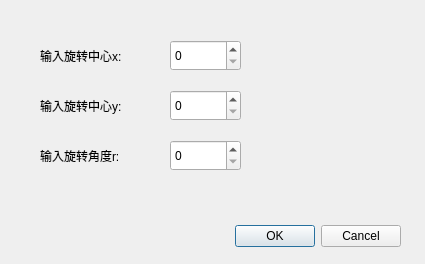
<?xml version="1.0" encoding="UTF-8"?>
<ui version="4.0">
 <class>rotateDialog</class>
 <widget class="QDialog" name="rotateDialog">
  <property name="geometry">
   <rect>
    <x>0</x>
    <y>0</y>
    <width>425</width>
    <height>264</height>
   </rect>
  </property>
  <property name="windowTitle">
   <string>旋转</string>
  </property>
  <widget class="QDialogButtonBox" name="buttonBox">
   <property name="geometry">
    <rect>
     <x>60</x>
     <y>220</y>
     <width>341</width>
     <height>32</height>
    </rect>
   </property>
   <property name="orientation">
    <enum>Qt::Horizontal</enum>
   </property>
   <property name="standardButtons">
    <set>QDialogButtonBox::Cancel|QDialogButtonBox::Ok</set>
   </property>
  </widget>
  <widget class="QLabel" name="label">
   <property name="geometry">
    <rect>
     <x>40</x>
     <y>40</y>
     <width>111</width>
     <height>31</height>
    </rect>
   </property>
   <property name="text">
    <string>输入旋转中心x:</string>
   </property>
  </widget>
  <widget class="QLabel" name="label_2">
   <property name="geometry">
    <rect>
     <x>40</x>
     <y>90</y>
     <width>111</width>
     <height>31</height>
    </rect>
   </property>
   <property name="text">
    <string>输入旋转中心y:</string>
   </property>
  </widget>
  <widget class="QLabel" name="label_3">
   <property name="geometry">
    <rect>
     <x>40</x>
     <y>140</y>
     <width>111</width>
     <height>31</height>
    </rect>
   </property>
   <property name="text">
    <string>输入旋转角度r:</string>
   </property>
  </widget>
  <widget class="QSpinBox" name="spinBoxX">
   <property name="geometry">
    <rect>
     <x>170</x>
     <y>40</y>
     <width>71</width>
     <height>31</height>
    </rect>
   </property>
   <property name="maximum">
    <number>100000</number>
   </property>
  </widget>
  <widget class="QSpinBox" name="spinBoxY">
   <property name="geometry">
    <rect>
     <x>170</x>
     <y>90</y>
     <width>71</width>
     <height>31</height>
    </rect>
   </property>
   <property name="maximum">
    <number>100000</number>
   </property>
  </widget>
  <widget class="QSpinBox" name="spinBoxR">
   <property name="geometry">
    <rect>
     <x>170</x>
     <y>140</y>
     <width>71</width>
     <height>31</height>
    </rect>
   </property>
   <property name="maximum">
    <number>10000</number>
   </property>
  </widget>
 </widget>
 <resources/>
 <connections>
  <connection>
   <sender>buttonBox</sender>
   <signal>accepted()</signal>
   <receiver>rotateDialog</receiver>
   <slot>accept()</slot>
   <hints>
    <hint type="sourcelabel">
     <x>248</x>
     <y>254</y>
    </hint>
    <hint type="destinationlabel">
     <x>157</x>
     <y>274</y>
    </hint>
   </hints>
  </connection>
  <connection>
   <sender>buttonBox</sender>
   <signal>rejected()</signal>
   <receiver>rotateDialog</receiver>
   <slot>reject()</slot>
   <hints>
    <hint type="sourcelabel">
     <x>316</x>
     <y>260</y>
    </hint>
    <hint type="destinationlabel">
     <x>286</x>
     <y>274</y>
    </hint>
   </hints>
  </connection>
 </connections>
</ui>
